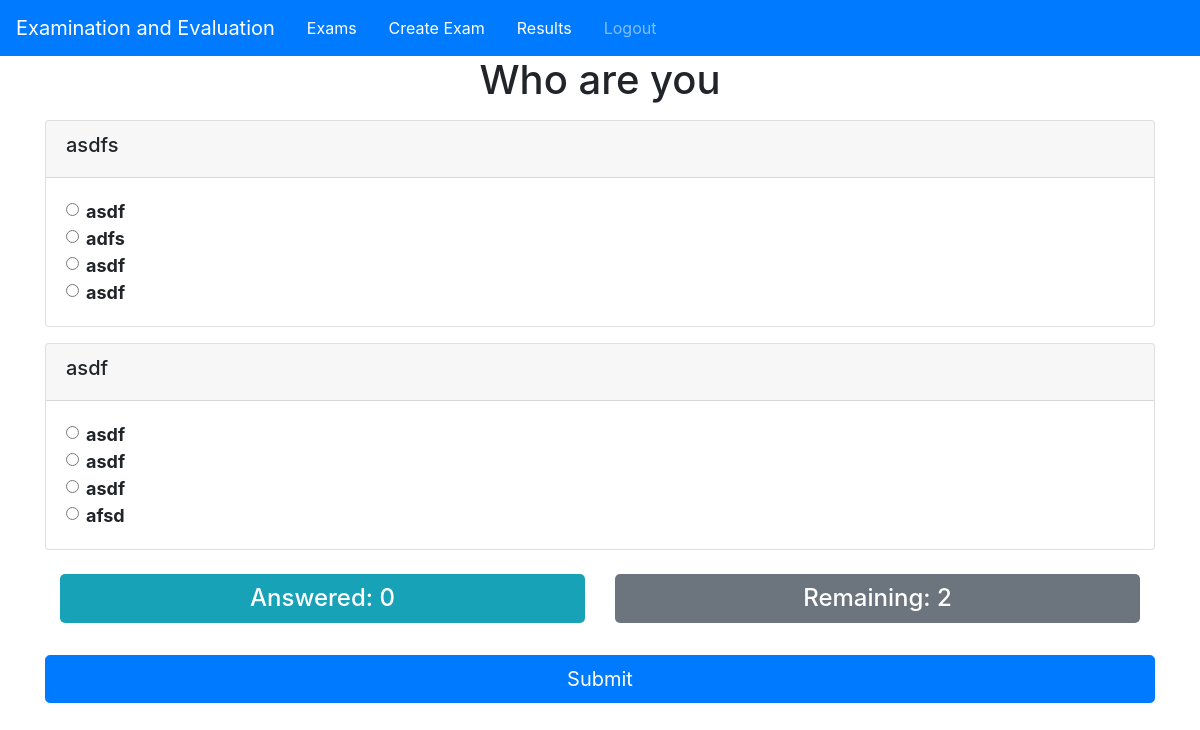
The page /exam/9/ (signed in) on the database its author committed.
### exam/models.py (models this page shows, shortened)
class Exam(models.Model):
    exam_name = models.CharField(max_length=200)
    date = models.DateField(auto_now_add=True)
    description = models.TextField(null=True, blank=True)

class Question(models.Model):
    exam = models.ForeignKey(Exam, on_delete=models.CASCADE)
    question_text = models.CharField(max_length=200)

class Choice(models.Model):
    question = models.ForeignKey(Question, on_delete=models.CASCADE)
    choice_text = models.CharField(max_length=200)
    is_correct = models.BooleanField(default=False)

### exam/views.py (the view, shortened to what this page needs)
# urls.py: path('exam/<int:pk>/', views.exam_detail, name='exam_detail'),
@login_required
def exam_detail(request, pk):
    exam = get_object_or_404(Exam, pk=pk)
    questions = Question.objects.filter(exam=exam)
    return render(request, 'exam/exam_detail.html', {'exam': exam, 'questions': questions})

### templates/exam/exam_detail.html (shortened to what this page needs)
{% extends 'base.html' %}
{% block content %}
  <h1 class="text-center">{{ exam.exam_name }}</h1>
  <form method="post">
    {% for question in questions %}
    <div class="card my-3">
      <div class="card-header">
        <h5>{{ question.question_text }}</h5>
      </div>
      <div class="card-body">
        {% for choice in question.choice_set.all %}
        <div class="form-check choice">
          <input class="form-check-input" type="radio" name="question-{{ question.id }}" id="{{ choice.id }}" value="{{ choice.id }}">
          <label class="form-check-label" for="{{ choice.id }}">{{ choice.choice_text }}</label>
        </div>
        {% endfor %}
      </div>
    </div>
    {% endfor %}
    <div class="container my-4">
      <div class="row">
        <div class="col-md-6">
          <h4 id="questions-answered">Answered: 0</h4>
        </div>
        <div class="col-md-6">
          <h4 id="questions-remaining">Remaining: {{ questions.count }}</h4>
        </div>
      </div>
    </div>
    <button type="submit" class="btn btn-primary btn-lg btn-block my-4">Submit</button>
  </form>
</div>
{% endblock %}

### rows shown on the page
Exam: exam_name "Who are you"
Question: question_text "asdfs"
Choice: choice_text "asdf"
Choice: choice_text "adfs"
Choice: choice_text "asdf"
Choice: choice_text "asdf"
Question: question_text "asdf"
Choice: choice_text "asdf"
Choice: choice_text "asdf"
Choice: choice_text "asdf"
Choice: choice_text "afsd"
